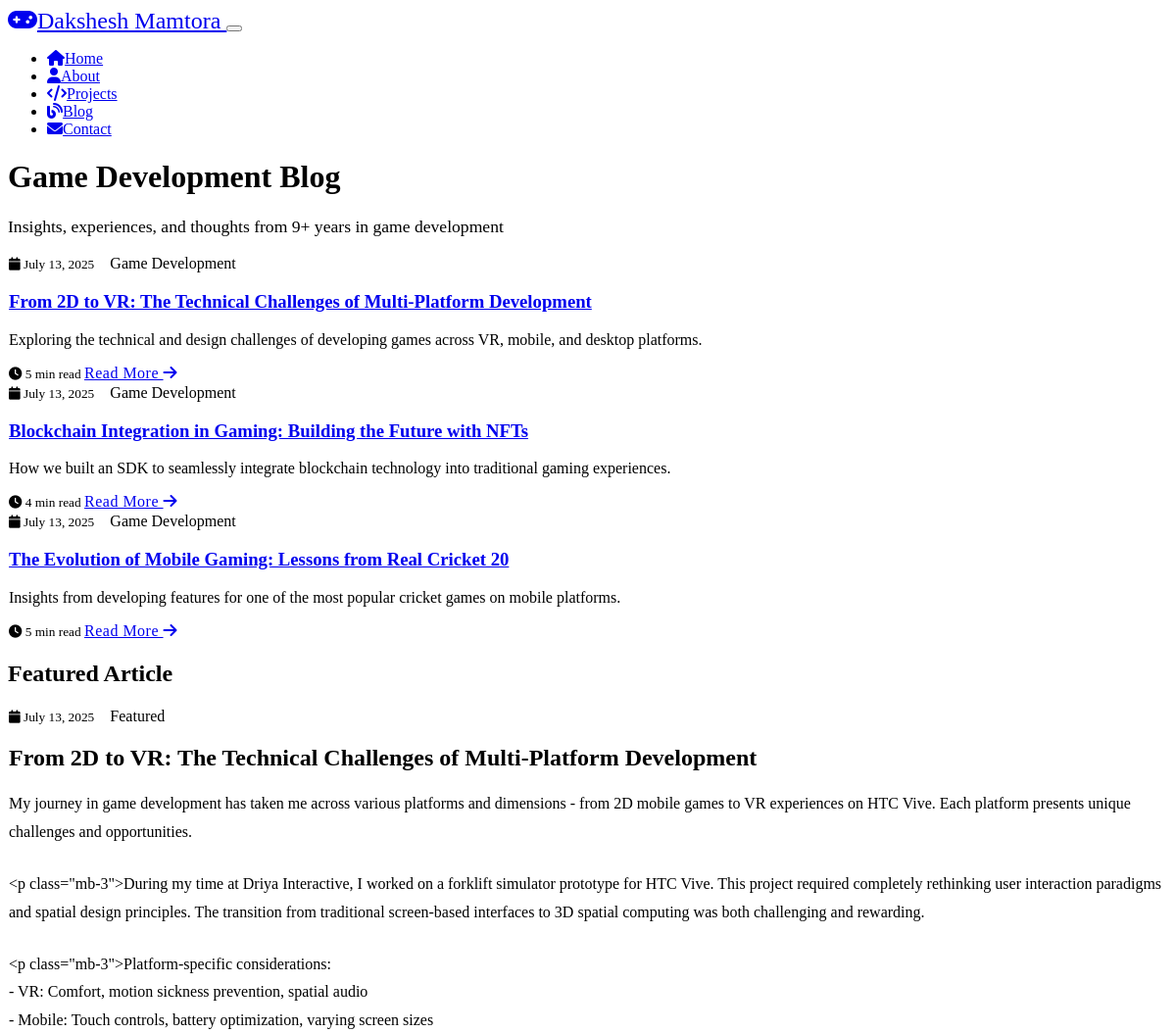
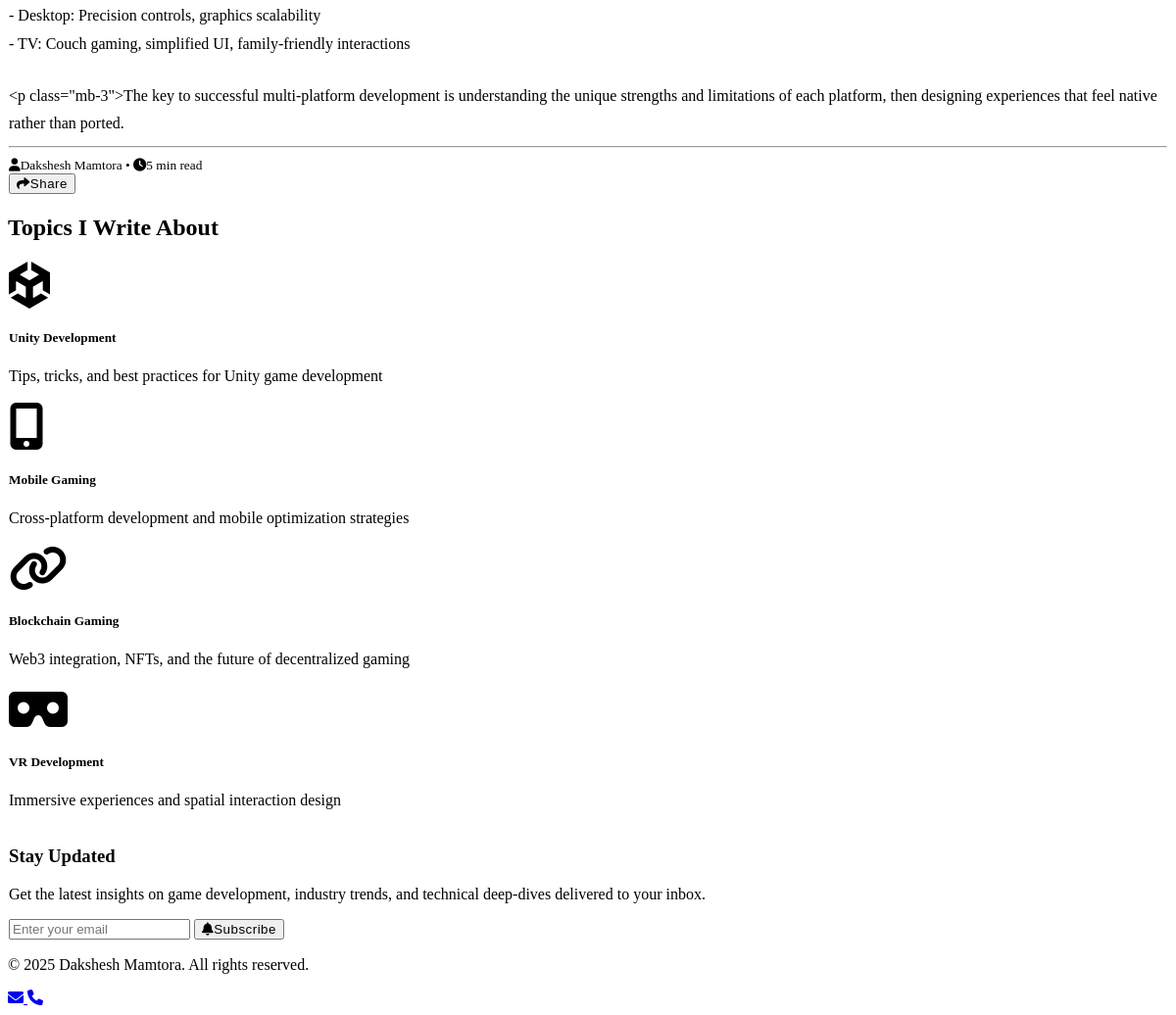
Page /blog on the committed database (2 pictures, top to bottom).
### models.py (models this page shows, shortened)
class BlogPost(db.Model):
    id = db.Column(db.Integer, primary_key=True)
    title = db.Column(db.String(200), nullable=False)
    content = db.Column(db.Text, nullable=False)
    date_posted = db.Column(db.DateTime, default=datetime.utcnow)
    excerpt = db.Column(db.String(500))

### routes.py (the view)
@app.route('/blog')
def blog():
    posts = BlogPost.query.order_by(BlogPost.date_posted.desc()).all()
    return render_template('blog.html', posts=posts)

### templates/blog.html (shortened to what this page needs)
{% extends "base.html" %}
{% block content %}
<div class="container py-5">
    <div class="text-center mb-5">
        <h1 class="display-5 fw-bold">Game Development Blog</h1>
        <p class="lead text-muted">Insights, experiences, and thoughts from 9+ years in game development</p>
    </div>
    {% if posts %}
        <div class="row g-4">
            {% for post in posts %}
                <div class="col-lg-6">
                    <article class="card h-100 blog-post-card">
                        <div class="card-body">
                            <div class="d-flex justify-content-between align-items-start mb-3">
                                <small class="text-muted">
                                    <i class="fas fa-calendar me-1"></i>
                                    {{ post.date_posted.strftime('%B %d, %Y') }}
                                </small>
                                <span class="badge bg-primary">Game Development</span>
                            </div>
                            <h3 class="card-title">
                                <a href="#" class="text-decoration-none text-primary">{{ post.title }}</a>
                            </h3>
                            <p class="card-text text-muted">{{ post.excerpt }}</p>
                            <div class="blog-meta d-flex justify-content-between align-items-center">
                                <small class="text-muted">
                                    <i class="fas fa-clock me-1"></i>
                                    {{ (post.content|length / 200)|round|int }} min read
                                </small>
                                <a href="#" class="btn btn-sm btn-outline-primary">
                                    Read More <i class="fas fa-arrow-right ms-1"></i>
                                </a>
                            </div>
                        </div>
                    </article>
                </div>
            {% endfor %}
        </div>
        {% if posts %}
            <section class="mt-5">
                <h2 class="text-primary mb-4">Featured Article</h2>
                <div class="card">
                    <div class="card-body p-4">
                        <div class="d-flex justify-content-between align-items-start mb-3">
                            <small class="text-muted">
                                <i class="fas fa-calendar me-1"></i>
                                {{ posts[0].date_posted.strftime('%B %d, %Y') }}
                            </small>
                            <span class="badge bg-warning">Featured</span>
                        </div>
                        <h2 class="text-primary mb-4">{{ posts[0].title }}</h2>
                        <div class="blog-content">
                            {{ posts[0].content|replace('\n\n', '</p><p>')|replace('\n', '<br>')|safe|replace('<p>', '<p class="mb-3">')|replace('</p><p class="mb-3">', '</p><p class="mb-3">') }}
                        </div>
                        <hr class="my-4">
                        <div class="d-flex justify-content-between align-items-center">
                            <div>
                                <small class="text-muted">
                                    <i class="fas fa-user me-1"></i>Dakshesh Mamtora
                                    <span class="mx-2">•</span>
                                    <i class="fas fa-clock me-1"></i>{{ (posts[0].content|length / 200)|round|int }} min read
                                </small>
                            </div>
                            <div>
                                <button class="btn btn-sm btn-outline-primary me-2" onclick="sharePost('{{ posts[0].title }}')">
                                    <i class="fas fa-share me-1"></i>Share
                                </button>
                            </div>
                        </div>
                    </div>
                </div>
            </section>
        {% endif %}
    {% endif %}
    <section class="mt-5">
        <h2 class="text-primary mb-4">Topics I Write About</h2>
        <div class="row g-4">
            <div class="col-lg-3 col-md-6">
                <div class="card text-center h-100">
                    <div class="card-body">
                        <i class="fab fa-unity fa-3x text-primary mb-3"></i>
                        <h5>Unity Development</h5>
                        <p class="text-muted small">
                            Tips, tricks, and best practices for Unity game development
                        </p>
                    </div>
                </div>
            </div>
            <div class="col-lg-3 col-md-6">
                <div class="card text-center h-100">
                    <div class="card-body">
                        <i class="fas fa-mobile-alt fa-3x text-success mb-3"></i>
                        <h5>Mobile Gaming</h5>
                        <p class="text-muted small">
                            Cross-platform development and mobile optimization strategies
                        </p>
                    </div>
                </div>
            </div>
            <div class="col-lg-3 col-md-6">
                <div class="card text-center h-100">
                    <div class="card-body">
                        <i class="fas fa-link fa-3x text-warning mb-3"></i>
                        <h5>Blockchain Gaming</h5>
                        <p class="text-muted small">
                            Web3 integration, NFTs, and the future of decentralized gaming
                        </p>
                    </div>
                </div>
            </div>
            <div class="col-lg-3 col-md-6">
                <div class="card text-center h-100">
                    <div class="card-body">
                        <i class="fas fa-vr-cardboard fa-3x text-info mb-3"></i>
                        <h5>VR Development</h5>
                        <p class="text-muted small">
                            Immersive experiences and spatial interaction design
                        </p>
                    </div>
                </div>
            </div>
        </div>
    </section>
    <section class="mt-5">
        <div class="card bg-primary text-white">
            <div class="card-body p-4 text-center">
                <h3 class="mb-3">Stay Updated</h3>
                <p class="mb-4">
                    Get the latest insights on game development, industry trends, and technical deep-dives
                    delivered to your inbox.
                </p>
                <div class="row justify-content-center">
                    <div class="col-md-6">
                        <div class="input-group">
                            <input type="email" class="form-control" placeholder="Enter your email" id="newsletter-email">
                            <button class="btn btn-light" type="button" onclick="subscribeNewsletter()">
                                <i class="fas fa-bell me-2"></i>Subscribe
                            </button>
                        </div>
                    </div>
                </div>
            </div>
        </div>
    </section>
</div>
{% endblock %}

### templates/base.html (shortened to what this page needs)
<!DOCTYPE html>
<html lang="en" data-bs-theme="dark">
<head>
    <link href="https://cdn.replit.com/agent/bootstrap-agent-dark-theme.min.css" rel="stylesheet">
    <link rel="stylesheet" href="https://cdnjs.cloudflare.com/ajax/libs/font-awesome/6.0.0/css/all.min.css">
    <link rel="stylesheet" href="{{ url_for('static', filename='css/style.css') }}">
</head>
<body>
    <nav class="navbar navbar-expand-lg navbar-dark bg-dark fixed-top">
        <div class="container">
            <a class="navbar-brand fw-bold" href="{{ url_for('index') }}">
                <i class="fas fa-gamepad me-2"></i>Dakshesh Mamtora
            </a>
            <button class="navbar-toggler" type="button" data-bs-toggle="collapse" data-bs-target="#navbarNav">
            </button>
            <div class="collapse navbar-collapse" id="navbarNav">
                <ul class="navbar-nav ms-auto">
                    <li class="nav-item">
                        <a class="nav-link {% if request.endpoint == 'index' %}active{% endif %}" href="{{ url_for('index') }}">
                            <i class="fas fa-home me-1"></i>Home
                        </a>
                    </li>
                    <li class="nav-item">
                        <a class="nav-link {% if request.endpoint == 'description' %}active{% endif %}" href="{{ url_for('description') }}">
                            <i class="fas fa-user me-1"></i>About
                        </a>
                    </li>
                    <li class="nav-item">
                        <a class="nav-link {% if request.endpoint == 'projects' %}active{% endif %}" href="{{ url_for('projects') }}">
                            <i class="fas fa-code me-1"></i>Projects
                        </a>
                    </li>
                    <li class="nav-item">
                        <a class="nav-link {% if request.endpoint == 'blog' %}active{% endif %}" href="{{ url_for('blog') }}">
                            <i class="fas fa-blog me-1"></i>Blog
                        </a>
                    </li>
                    <li class="nav-item">
                        <a class="nav-link {% if request.endpoint == 'contact' %}active{% endif %}" href="{{ url_for('contact') }}">
                            <i class="fas fa-envelope me-1"></i>Contact
                        </a>
                    </li>
                </ul>
            </div>
        </div>
    </nav>
    <main class="pt-5">
        {% block content %}{% endblock %}
    </main>
    <footer class="bg-dark text-light py-4 mt-5">
        <div class="container">
            <div class="row">
                <div class="col-md-6">
                    <p>&copy; 2025 Dakshesh Mamtora. All rights reserved.</p>
                </div>
                <div class="col-md-6 text-md-end">
                    <a href="mailto:dakshesh1010@gmail.com" class="text-light me-3">
                        <i class="fas fa-envelope"></i>
                    </a>
                    <a href="tel:+917700098389" class="text-light">
                        <i class="fas fa-phone"></i>
                    </a>
                </div>
            </div>
        </div>
    </footer>
</body>
</html>

### static/css/style.css (style rules this page uses)
:root { --game-primary: #007bff; --game-secondary: #6c757d; --game-success: #28a745; --game-warning: #ffc107; --game-danger: #dc3545; --game-info: #17a2b8; --game-dark: #343a40; --game-light: #f8f9fa; }
.blog-post-card { transition: all 0.3s ease; border: none; }
.blog-content { line-height: 1.8; }
.navbar-brand { font-size: 1.5rem; }
.nav-link { font-weight: 500; transition: all 0.3s ease; }
.btn { font-weight: 500; letter-spacing: 0.5px; transition: all 0.3s ease; }
.card { border: 1px solid rgba(255, 255, 255, 0.1); background: rgba(255, 255, 255, 0.05); backdrop-filter: blur(10px); transition: all 0.3s ease; }
.badge { font-weight: 500; padding: 0.5rem 0.8rem; }
.loading { opacity: 0; animation: fadeIn 0.6s ease-in-out forwards; }
h1, h2, h3, h4, h5, h6 { font-weight: 600; }
.display-4, .display-5 { font-weight: 700; }
.lead { font-size: 1.1rem; font-weight: 400; }

### rows in the picture
BlogPost: date_posted "July 13, 2025", title "From 2D to VR: The Technical Challenges of Multi-Platform Development", excerpt "Exploring the technical and design challenges of developing games across VR, mobile, and desktop platforms.", content "5", content "My journey in game development has taken me across various platforms and dimensions - from 2D mobile games to VR experiences on HTC Vive. Each platform presents unique challenges and opportunities. <p class=\"mb-3\">During my time at Driya Interactive, I worked on a forklift simulator prototype for HTC Vive. This project required completely rethinking user interaction paradigms and spatial design principles. The transition from traditional screen-based interfaces to 3D spatial computing was both challenging and rewarding. <p class=\"mb-3\">Platform-specific considerations: - VR: Comfort, motion sickness prevention, spatial audio - Mobile: Touch controls, battery optimization, varying screen…"
BlogPost: date_posted "July 13, 2025", title "Blockchain Integration in Gaming: Building the Future with NFTs", excerpt "How we built an SDK to seamlessly integrate blockchain technology into traditional gaming experiences.", content "4"
BlogPost: date_posted "July 13, 2025", title "The Evolution of Mobile Gaming: Lessons from Real Cricket 20", excerpt "Insights from developing features for one of the most popular cricket games on mobile platforms.", content "5"

### other values in the picture
{{ (posts[0].content|length / 200)|round|int }} "5"
